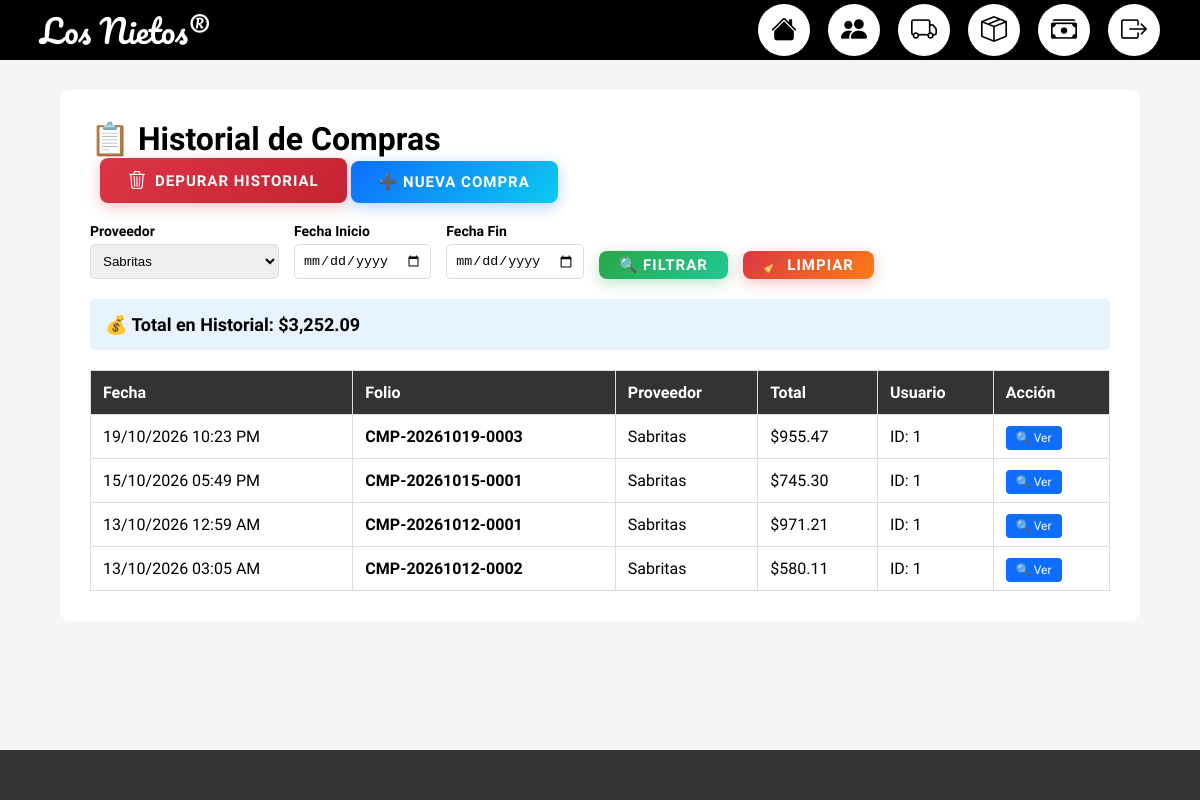
/php/compras/OTROS/historial_compras.php?proveedor=36 (signed in), run on the app's committed database.
### tables this page shows
CREATE TABLE `historial_compras_cabecera` (
  `id` int NOT NULL,
  `folio` varchar(50) NOT NULL,
  `proveedor_id` int NOT NULL,
  `fecha_compra` datetime NOT NULL,
  `total_compra` float NOT NULL DEFAULT '0',
  `usuario_id` int NOT NULL,
  `fecha_registro` timestamp NOT NULL DEFAULT CURRENT_TIMESTAMP
);

CREATE TABLE `proveedores` (
  `id` int NOT NULL,
  `nombre` varchar(100) NOT NULL,
  `contacto` varchar(100) DEFAULT NULL,
  `telefono` varchar(20) DEFAULT NULL,
  `creado_en` timestamp NOT NULL DEFAULT CURRENT_TIMESTAMP
);

### php/compras/OTROS/historial_compras.php (the view, shortened to what this page needs)
<?php
include("../conexion.php");
$filtro_proveedor = $_GET['proveedor'] ?? '';
$filtro_fecha_inicio = $_GET['fecha_inicio'] ?? '';
$filtro_fecha_fin = $_GET['fecha_fin'] ?? '';
$where = [];
if ($filtro_proveedor)
    $where[] = "h.proveedor_id = '" . mysqli_real_escape_string($conn, $filtro_proveedor) . "'";
$sql = "SELECT h.*, p.nombre as proveedor_nombre
        FROM historial_compras_cabecera h
        LEFT JOIN proveedores p ON h.proveedor_id = p.id
        " . (!empty($where) ? "WHERE " . implode(' AND ', $where) : "") . "
        ORDER BY h.fecha_compra DESC";
$compras = mysqli_query($conn, $sql);
$totalSQL = "SELECT SUM(h.total_compra) as total_compras
             FROM historial_compras_cabecera h
             " . (!empty($where) ? "WHERE " . implode(' AND ', $where) : "");
$total = mysqli_fetch_assoc(mysqli_query($conn, $totalSQL))['total_compras'] ?? 0;
$proveedores = mysqli_query($conn, "SELECT * FROM proveedores ORDER BY nombre ASC");
?>
<!DOCTYPE html>
<html lang="es">
<head>
    <link rel="stylesheet" href="../../css/Compras-STYLE/Historial4.css">
    <link rel="stylesheet" href="https://cdn.jsdelivr.net/npm/bootstrap-icons@1.11.3/font/bootstrap-icons.min.css">
</head>
<body>
    <div class="barra-superior">
        <div class="logo">Los Nietos&#174;</div>
        <div class="iconos">
            <a href="../login/dashboard_admin.php" class="icon-btn">
                <i class="bi bi-house-fill"></i><span class="tooltip">INICIO</span>
            </a>
            <a href="../login/CRUD-Usuarios.php" class="icon-btn">
                <i class="bi bi-people-fill"></i><span class="tooltip">USUARIOS</span>
            </a>
            <a href="../proveedores/CRUD-Proveedores.php" class="icon-btn">
                <i class="bi bi-truck"></i><span class="tooltip">PROVEEDORES</span>
            </a>
            <a href="../productos/CRUD-Product.php" class="icon-btn">
                <i class="bi bi-box-seam"></i><span class="tooltip">PRODUCTOS</span>
            </a>
            <a href="../ventas/CRUD-Ventas.php" class="icon-btn">
                <i class="bi bi-cash-stack"></i><span class="tooltip">VENTAS</span>
            </a>
            <a href="logout.php" class="icon-btn">
                <i class="bi bi-box-arrow-right"></i><span class="tooltip">SALIR</span>
            </a>
        </div>
    </div>
    <div class="container">
        <h1>📋 Historial de Compras</h1>
        <button type="button" onclick="abrirModalDepurar()" class="btn-depurar">
            <i class="bi bi-trash3"></i> Depurar Historial
        </button>
        <a href="registrar_compra.php" class="btn-nueva">➕ Nueva Compra</a>
        <form method="GET" class="filtros">
            <div class="filtro-group">
                <label>Proveedor</label>
                <select name="proveedor">
                    <?php while ($prov = mysqli_fetch_assoc($proveedores)): ?>
                        <option value="<?= $prov['id'] ?>" <?= $filtro_proveedor == $prov['id'] ? 'selected' : '' ?>>
                            <?= htmlspecialchars($prov['nombre']) ?>
                        </option>
                    <?php endwhile; ?>
                </select>
            </div>
            <div class="filtro-group">
                <label>Fecha Inicio</label>
                <input type="date" name="fecha_inicio" value="<?= $filtro_fecha_inicio ?>">
            </div>
            <div class="filtro-group">
                <label>Fecha Fin</label>
                <input type="date" name="fecha_fin" value="<?= $filtro_fecha_fin ?>">
            </div>
            <button type="submit" class="btn-filtrar">🔍 Filtrar</button>
            <a href="historial_compras.php" class="btn-limpiar">🧹 Limpiar</a>
        </form>
        <div class="total-compras">
            💰 Total en Historial: $<?= number_format($total, 2) ?>
        </div>
        <table class="tabla">
            <thead>
                <tr>
                    <th>Fecha</th>
                    <th>Folio</th>
                    <th>Proveedor</th>
                    <th>Total</th>
                    <th>Usuario</th>
                    <th>Acción</th>
                </tr>
            </thead>
            <tbody>
                <?php while ($compra = mysqli_fetch_assoc($compras)): ?>
                    <tr>
                        <td><?= date('d/m/Y h:i A', strtotime($compra['fecha_registro'])) ?></td>
                        <td><strong><?= htmlspecialchars($compra['folio']) ?></strong></td>
                        <td><?= htmlspecialchars($compra['proveedor_nombre'] ?? 'N/A') ?></td>
                        <td>$<?= number_format($compra['total_compra'], 2) ?></td>
                        <td>ID: <?= $compra['usuario_id'] ?></td>
                        <td>
                            <a href="buscar_compra_folio.php?folio=<?= urlencode($compra['folio']) ?>" class="btn-ver">
                                🔍 Ver
                            </a>
                        </td>
                    </tr>
                <?php endwhile; ?>
            </tbody>
        </table>
    </div>
    <div class="barra-inferior"></div>
</body>
</html>

### css/Compras-STYLE/Historial4.css (style rules this page uses)
* { margin: 0; padding: 0; box-sizing: border-box; }
body { background: #f5f5f5; font-family: 'Kalam', cursive; }
.barra-superior { width: 100%; height: 60px; background: #000; color: white; display: flex; align-items: center; justify-content: space-between; padding: 0 40px; overflow: visible; position: relative; z-index: 1000; }
.logo { font-family: 'Pacifico', cursive; font-size: 32px; color: white; }
.iconos { display: flex; align-items: center; gap: 18px; }
.icon-btn { display: flex; justify-content: center; align-items: center; width: 52px; height: 52px; background: white; border-radius: 50%; box-shadow: 0 0 6px rgba(0, 0, 0, 0.2); transition: 0.25s ease; }
.icon-btn { background-repeat: no-repeat; background-position: center; background-size: 30px 30px; }
.icon-btn i { font-size: 26px; color: #000; transition: all 0.25s ease; }
.icon-btn { position: relative; }
.barra-inferior { width: 100%; height: 50px; background: #333; position: fixed; bottom: 0; left: 0; }
.container { margin: 30px 5% 50px; padding: 30px; background: #fff; border-radius: 10px; }
.filtros { display: flex; gap: 15px; margin-bottom: 20px; flex-wrap: wrap; align-items: end; }
.filtro-group { display: flex; flex-direction: column; }
.filtro-group label { margin-bottom: 5px; font-weight: bold; font-size: 14px; }
.filtro-group input, .filtro-group select { padding: 8px; border: 1px solid #ddd; border-radius: 5px; }
.btn-filtrar { background: linear-gradient(135deg, #28a745 0%, #20c997 100%); color: white; border: none; padding: 5px 20px; border-radius: 8px; cursor: pointer; font-size: 15px; font-weight: 700; font-family: 'Kalam', cursive; text-transform: uppercase; letter-spacing: 1px; transition: all 0.3s ease; box-shadow: 0 4px 15px rgba(40, 167, 69, 0.3); display: inline-flex; align-items: center; gap: 8px; position: relative; overflow: hidden; text-decoration: none; }
.btn-limpiar { background: linear-gradient(135deg, #dc3545 0%, #fd7e14 100%); color: white; border: none; padding: 5px 20px; border-radius: 8px; cursor: pointer; font-size: 15px; font-weight: 700; font-family: 'Kalam', cursive; text-transform: uppercase; letter-spacing: 1px; transition: all 0.3s ease; box-shadow: 0 4px 15px rgba(220, 53, 69, 0.3); text-decoration: none; display: inline-flex; align-items: center; gap: 8px; position: relative; overflow: hidden; }
.tabla { width: 100%; border-collapse: collapse; margin-top: 20px; }
.tabla th, .tabla td { padding: 12px; border: 1px solid #ddd; text-align: left; }
.tabla th { background: #333; color: white; }
.total-compras { background: #e7f3ff; padding: 15px; border-radius: 5px; margin-top: 20px; font-size: 18px; font-weight: bold; }
.btn-nueva { background: linear-gradient(135deg, #0d6efd 0%, #0dcaf0 100%); color: white; border: none; padding: 12px 28px; border-radius: 8px; cursor: pointer; font-size: 15px; font-weight: 700; font-family: 'Kalam', cursive; text-transform: uppercase; letter-spacing: 1px; transition: all 0.3s ease; box-shadow: 0 4px 15px rgba(13, 110, 253, 0.3); text-decoration: none; display: inline-flex; align-items: center; gap: 8px; position: relative; overflow: hidden; margin-bottom: 20px; }
.btn-nueva::before { content: ''; position: absolute; top: 0; left: -100%; width: 100%; height: 100%; background: linear-gradient(90deg, transparent, rgba(255, 255, 255, 0.3), transparent); transition: left 0.5s ease; }
.btn-depurar { background: linear-gradient(135deg, #dc3545 0%, #c82333 100%); color: white; border: none; padding: 12px 28px; border-radius: 8px; cursor: pointer; font-size: 15px; font-weight: 700; font-family: 'Kalam', cursive; text-transform: uppercase; letter-spacing: 1px; transition: all 0.3s ease; box-shadow: 0 4px 15px rgba(220, 53, 69, 0.3); display: inline-flex; align-items: center; gap: 8px; margin-left: 10px; }
.btn-depurar i { font-size: 18px; }
.btn-ver { background: #0d6efd; color: white; padding: 5px 10px; border-radius: 4px; text-decoration: none; font-size: 12px; }

### data on the page
historial_compras_cabecera: fecha_registro "19/10/2026 10:23 PM", folio "CMP-20261019-0003", proveedor.nombre "Sabritas", total_compra "955.47", usuario "1"
historial_compras_cabecera: fecha_registro "15/10/2026 05:49 PM", folio "CMP-20261015-0001", proveedor.nombre "Sabritas", total_compra "745.30", usuario "1"
historial_compras_cabecera: fecha_registro "13/10/2026 12:59 AM", folio "CMP-20261012-0001", proveedor.nombre "Sabritas", total_compra "971.21", usuario "1"
historial_compras_cabecera: fecha_registro "13/10/2026 03:05 AM", folio "CMP-20261012-0002", proveedor.nombre "Sabritas", total_compra "580.11", usuario "1"

### other printed values
$total "3,252.09"
form field proveedor "Sabritas"
